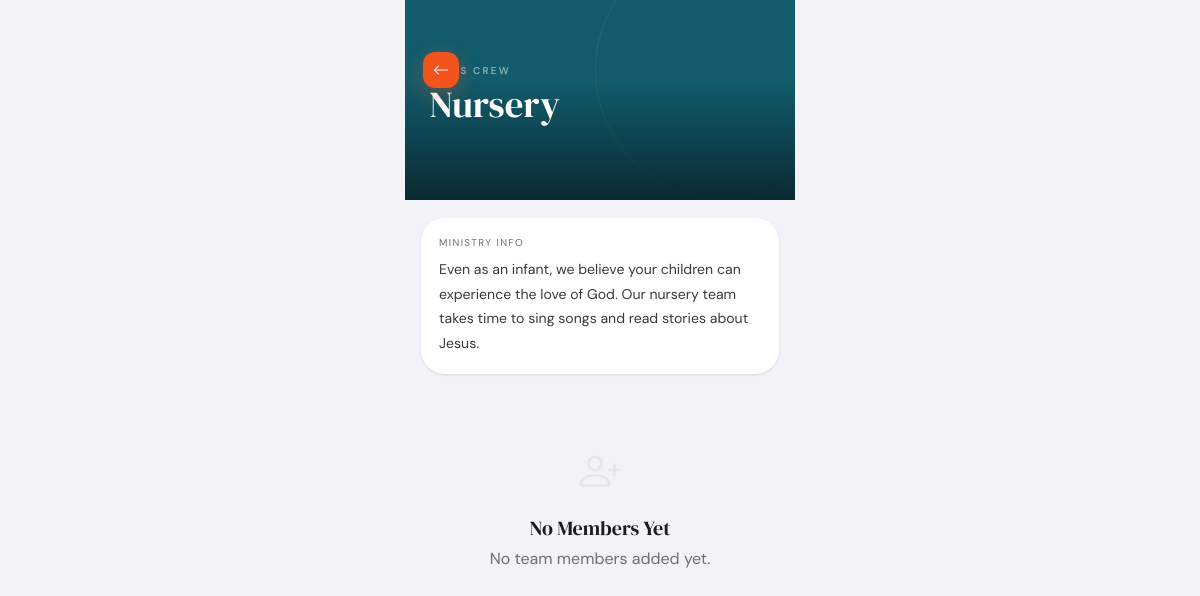
/behind-the-scene/1 (signed in), run on the app's committed database.
### tables this page shows
CREATE TABLE behind_scenes (
        id INTEGER PRIMARY KEY AUTOINCREMENT,
        name TEXT NOT NULL,
        description TEXT DEFAULT '',
        photo TEXT DEFAULT '',
        sort_order INTEGER DEFAULT 0
    );

### member.py (the view)
@app.route('/behind-the-scene/<int:sid>')
def behind_scene_detail(sid):
    track('behind_the_scene_detail')
    conn = get_db()
    sync_behind_scenes_with_ministries(conn)
    scene = conn.execute("SELECT * FROM behind_scenes WHERE id=?", (sid,)).fetchone()
    if not scene:
        conn.close()
        return redirect(url_for('behind_scene'))
    members = get_people_for_scene(conn, sid)
    conn.close()
    return render_template('behind_scene_detail.html', scene=scene, members=members)

### member.py (called while the page is built, shortened)
def get_db():
    conn = sqlite3.connect(DB)
    conn.row_factory = sqlite3.Row
    conn.execute("PRAGMA journal_mode=WAL")
    conn.execute("PRAGMA foreign_keys=ON")
    return conn

def track(page):
    try:
        if session.get('admin_logged_in'):
            return
    except Exception as e:
        app.logger.warning(f"track() error: {e}")

def get_people_for_scene(conn, scene_id):
    return conn.execute(
        """
        SELECT
            p.id,
            p.name,
            p.bio,
            p.photo,
            p.sort_order,
            a.role,
            a.slot_order
        FROM behind_scene_assignments a
        JOIN behind_scene_people p ON p.id = a.person_id
        WHERE a.scene_id=?
        ORDER BY p.sort_order, p.name
        """,
        (scene_id,)
    ).fetchall()

### templates/behind_scene_detail.html (shortened to what this page needs)
{% extends "base.html" %}
{% block content %}
<div class="hero"><div class="hero-overlay"></div><a href="{{ url_for('behind_scene') }}" class="back-btn"><i class="bi bi-arrow-left"></i></a><div class="hero-content"><div class="hero-tag">Oasis Crew</div><div class="hero-title">{{ scene.name }}</div></div></div>
<div class="ic"><div class="il">Ministry Info</div><div class="ico">{{ scene.description or 'Tap a team member to learn more.' }}</div></div>
{% if members %}<div class="mg">{% for member in members %}<button class="mc" onclick="oM({{ loop.index0 }})"><div class="ma">{% if member.photo %}<img src="/static/{{ member.photo }}" alt="{{ member.name }}">{% else %}<div class="map"><i class="bi bi-person"></i></div>{% endif %}</div><div class="mn">{{ member.name }}</div></button>{% endfor %}</div>
{% else %}<div class="body"><div class="empty-state"><i class="bi bi-person-plus empty-icon"></i><div class="empty-title">No Members Yet</div><div class="empty-sub">No team members added yet.</div></div></div>{% endif %}
{% endblock %}

### templates/base.html (style rules this page uses)
:root { --teal:#13677A;--teal-dark:#0d4f5e;--teal-light:rgba(19,103,122,0.10);--orange:#F2541B;--orange-dark:#c43b0a;--orange-light:rgba(242,84,27,0.10);--bg:#F2F2F7;--bg2:#E8E8EF;--card:#FFFFFF;--text:#1C1C1E;--text2:#3A3A3C;--sub:#6E6E73;--line:#E5E5EA;--shadow-sm:0 1px 3px rgba(0,0,0,0.07),0 1px 2px rgba(0,0,0,0.04);--shadow-md:0 4px 12px rgba(0,0,0,0.08),0 1px 3px rgba(0,0,0,0.05);--radius-sm:12px;--radius-md:18px;--radius-lg:24px;--radius-xl:28px; }
*,*::before,*::after { margin:0;padding:0;box-sizing:border-box;-webkit-tap-highlight-color:transparent; }
body { background:var(--bg);font-family:'DM Sans',-apple-system,sans-serif;color:var(--text);display:flex;justify-content:center;min-height:100vh;padding-bottom:52px; }
a { text-decoration:none;color:inherit; }
.hero { position:relative;background:var(--teal);min-height:200px;overflow:hidden; }
.hero::after { content:'';position:absolute;width:260px;height:260px;border-radius:50%;border:1px solid rgba(255,255,255,0.08);top:-60px;right:-60px;pointer-events:none;z-index:0; }
.hero-overlay { position:absolute;inset:0;background:linear-gradient(to top,rgba(7,27,32,0.80) 0%,rgba(7,27,32,0.15) 60%);z-index:1; }
.hero-content { position:relative;z-index:2;padding:64px 24px 28px; }
.hero-tag { font-size:0.62rem;font-weight:600;letter-spacing:0.22em;text-transform:uppercase;color:rgba(255,255,255,0.50);margin-bottom:8px; }
.hero-title { font-family:'DM Serif Display',serif;font-size:2.3rem;line-height:1.08;color:#fff; }
.back-btn { position:absolute;top:52px;left:18px;z-index:10;width:36px;height:36px;border-radius:var(--radius-sm);background:var(--orange);color:#fff;display:flex;align-items:center;justify-content:center;font-size:1rem;box-shadow:0 6px 20px rgba(242,84,27,0.35); }
.body { padding:20px 16px; }
.empty-state { text-align:center;padding:52px 24px;color:var(--sub); }
.empty-icon { font-size:2.6rem;color:var(--line);display:block;margin-bottom:14px; }
.empty-title { font-family:'DM Serif Display',serif;font-size:1.25rem;color:var(--text);margin-bottom:6px; }

### templates/behind_scene_detail.html (style rules this page uses)
.ic { margin:18px 16px 0;background:var(--card);border-radius:var(--radius-lg);padding:18px;box-shadow:var(--shadow-sm); }
.il { font-size:0.62rem;letter-spacing:0.14em;text-transform:uppercase;color:var(--sub);margin-bottom:8px; }
.ico { color:var(--text2);line-height:1.75;font-size:0.88rem;white-space:pre-line; }

### data on the page
behind_scenes: name "Nursery", description "Even as an infant, we believe your children can experience the love of God. Our nursery team takes time to sing songs and read stories about Jesus."
